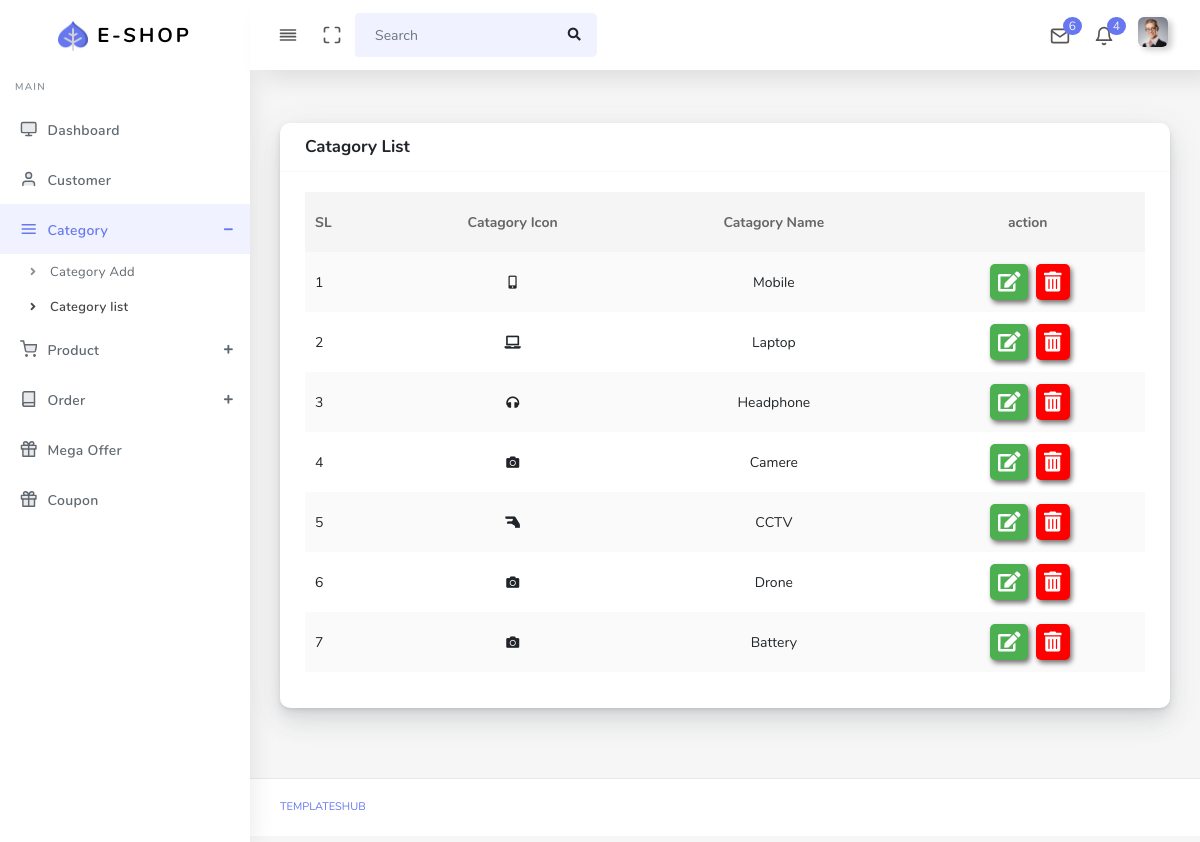
/admin/list_catagory.php, run on the app's committed database.
### tables this page shows
CREATE TABLE `catagory` (
  `id` int(11) NOT NULL,
  `cat_name` varchar(30) NOT NULL,
  `cat_icon` varchar(80) NOT NULL,
  `created` timestamp NOT NULL DEFAULT CURRENT_TIMESTAMP
);

### Main.php (called while the page is built, shortened)
<?php
    class Main{
        protected $host = 'localhost';
        protected $user = 'root';
        protected $pass = '';
        protected $db = 'e-shop';
        protected $con;
        public function __construct()
        {
            if(!isset($this->con)){
                $this->con = new mysqli($this->host,$this->user,$this->pass,$this->db);
            }
            return $this->con;
        }
        public function show_cat()
        {
            $this->sql = "SELECT * FROM `catagory`";
            $this->result = $this->con->query($this->sql);
            if($this->result){
                return $this->result;
            }else{
                return false;
            }
        }
    }
?>

### admin/list_catagory.php (the view, shortened to what this page needs)
<?php
  include('header.php');
  $data = $obj->show_cat();
?>
      <div class="main-content">
        <section class="section">
          <div class="section-body">
            <div class="row">
              <div class="col-12">
                <div class="card">
                  <div class="card-header">
                    <h4>Catagory List</h4>
                  </div>
                  <div class="card-body">
                    <div class="table-responsive">
                      <table class="table table-striped text-center" id="table-1">
                        <thead>
                          <tr>
                            <th class="text-left">SL</th>
                            <th>Catagory Icon</th>
                            <th>Catagory Name</th>
                            <th>action</th>
                          </tr>
                        </thead>
                        <tbody>
                          <?php
                            if($data->num_rows>0){
                              $si = 1;
                              while($row = $data->fetch_object()){
                                ?>
                                <tr>
                                  <td class="text-left"><?php echo $si;?></td>
                                  <td><i class="<?php echo $row->cat_icon;?>"></i></td>
                                  <td><?php echo $row->cat_name;?></td>
                                  <td class="view"><a data-toggle="tooltip" data-placement="top" title="Edit" href="edit_cat.php?id=<?php echo $row->id;?>"><i class="fas fa-edit"></i></a>
                                  <a onclick="javascript:return confirm('Are You Sure!');" data-toggle="tooltip" data-placement="top" title="Delete" href="cat_delete.php?id=<?php echo $row->id;?>" class="trash"><i class="fas fa-trash-alt"></i></a></td>
                                </tr>
                                <?php
                                $si++;
                              }
                            }
                          ?>
                        </tbody>
                      </table>
                    </div>
                  </div>
                </div>
              </div>
            </div>
        </div>
        </section>
      </div>
<?php
  include('footer.php');
?>

### admin/assets/css/custom.css (style rules this page uses)
td.view i { color: #fff; font-size: 20px; background: #4caf50; padding: 8px; border-radius: 5px; box-shadow: 2px 3px 5px #777272; }
a.trash i { color: #fff; font-size: 20px; background: red; padding: 8px; border-radius: 5px; box-shadow: 2px 3px 5px #777272; }

### data on the page
catagory: cat_name "Mobile"
catagory: cat_name "Laptop"
catagory: cat_name "Headphone"
catagory: cat_name "Camere"
catagory: cat_name "CCTV"
catagory: cat_name "Drone"
catagory: cat_name "Battery"

### other printed values
$count "4"
